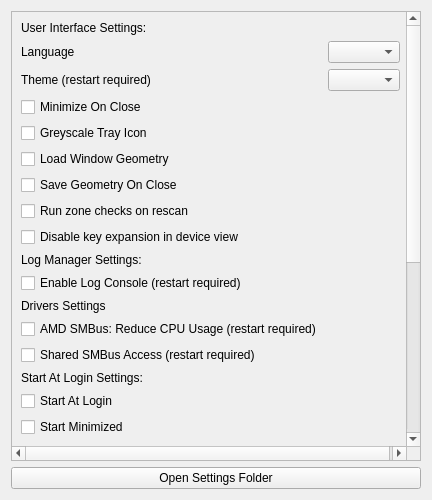
<?xml version="1.0" encoding="UTF-8"?>
<ui version="4.0">
 <class>OpenRGBSettingsPageUi</class>
 <widget class="QWidget" name="OpenRGBSettingsPageUi">
  <property name="geometry">
   <rect>
    <x>0</x>
    <y>0</y>
    <width>432</width>
    <height>500</height>
   </rect>
  </property>
  <property name="windowTitle">
   <string>Settings page</string>
  </property>
  <layout class="QGridLayout" name="gridLayout">
   <item row="1" column="1" colspan="6">
    <widget class="QPushButton" name="OpenSettingsFolderButton">
     <property name="text">
      <string>Open Settings Folder</string>
     </property>
    </widget>
   </item>
   <item row="0" column="1" colspan="6">
    <widget class="QScrollArea" name="scrollArea">
     <property name="widgetResizable">
      <bool>true</bool>
     </property>
     <widget class="QWidget" name="scrollAreaWidgetContents_2">
      <property name="geometry">
       <rect>
        <x>0</x>
        <y>0</y>
        <width>395</width>
        <height>654</height>
       </rect>
      </property>
      <layout class="QGridLayout" name="gridLayout_3">
       <item row="13" column="0">
        <widget class="QLabel" name="DriversSettingsLabel">
         <property name="text">
          <string>Drivers Settings</string>
         </property>
        </widget>
       </item>
       <item row="23" column="1">
        <widget class="QLineEdit" name="TextServerHost"/>
       </item>
       <item row="27" column="1">
        <widget class="QComboBox" name="ComboBoxAutoStartProfile"/>
       </item>
       <item row="24" column="0">
        <widget class="QCheckBox" name="CheckboxAutoStartSetServerPort">
         <property name="text">
          <string>Set Server Port</string>
         </property>
        </widget>
       </item>
       <item row="26" column="1">
        <widget class="QLineEdit" name="TextCustomArgs"/>
       </item>
       <item row="9" column="0">
        <widget class="QCheckBox" name="CheckboxRunZoneChecks">
         <property name="text">
          <string>Run zone checks on rescan</string>
         </property>
        </widget>
       </item>
       <item row="11" column="0">
        <widget class="QLabel" name="LogManagerSettingsLabel">
         <property name="text">
          <string>Log Manager Settings:</string>
         </property>
        </widget>
       </item>
       <item row="3" column="0">
        <widget class="QLabel" name="LabelLanguage">
         <property name="text">
          <string>Language</string>
         </property>
        </widget>
       </item>
       <item row="31" column="0">
        <widget class="QLabel" name="AutoStartStatusLabel">
         <property name="text">
          <string>Start at Login Status</string>
         </property>
        </widget>
       </item>
       <item row="4" column="0">
        <widget class="QLabel" name="ThemeLabel">
         <property name="text">
          <string>Theme (restart required)</string>
         </property>
        </widget>
       </item>
       <item row="25" column="1">
        <widget class="QLineEdit" name="TextClientHost"/>
       </item>
       <item row="30" column="0">
        <widget class="QCheckBox" name="CheckboxSetOnExit">
         <property name="text">
          <string>Set Profile on Exit</string>
         </property>
        </widget>
       </item>
       <item row="22" column="0">
        <widget class="QCheckBox" name="CheckboxAutoStartServer">
         <property name="text">
          <string>Start Server</string>
         </property>
        </widget>
       </item>
       <item row="24" column="1">
        <widget class="QLineEdit" name="TextServerPort">
         <property name="inputMask">
          <string>90000</string>
         </property>
         <property name="text">
          <string/>
         </property>
         <property name="placeholderText">
          <string/>
         </property>
        </widget>
       </item>
       <item row="25" column="0">
        <widget class="QCheckBox" name="CheckboxAutoStartClient">
         <property name="text">
          <string>Start Client</string>
         </property>
        </widget>
       </item>
       <item row="23" column="0">
        <widget class="QCheckBox" name="CheckboxAutoStartSetServerHost">
         <property name="text">
          <string>Set Server Host</string>
         </property>
        </widget>
       </item>
       <item row="32" column="0">
        <spacer name="verticalSpacer">
         <property name="orientation">
          <enum>Qt::Vertical</enum>
         </property>
         <property name="sizeType">
          <enum>QSizePolicy::MinimumExpanding</enum>
         </property>
         <property name="sizeHint" stdset="0">
          <size>
           <width>20</width>
           <height>40</height>
          </size>
         </property>
        </spacer>
       </item>
       <item row="17" column="0">
        <widget class="QCheckBox" name="CheckboxAutoStart">
         <property name="text">
          <string>Start At Login</string>
         </property>
        </widget>
       </item>
       <item row="15" column="0">
        <widget class="QCheckBox" name="CheckboxSharedSMBusAccess">
         <property name="text">
          <string>Shared SMBus Access (restart required)</string>
         </property>
        </widget>
       </item>
       <item row="30" column="1">
        <widget class="QComboBox" name="ComboBoxExitProfile"/>
       </item>
       <item row="3" column="1">
        <widget class="QComboBox" name="ComboBoxLanguage"/>
       </item>
       <item row="2" column="0">
        <widget class="QLabel" name="UserInterfaceSettingsLabel">
         <property name="text">
          <string>User Interface Settings:</string>
         </property>
        </widget>
       </item>
       <item row="8" column="0">
        <widget class="QCheckBox" name="CheckboxSaveGeometry">
         <property name="text">
          <string>Save Geometry On Close</string>
         </property>
        </widget>
       </item>
       <item row="26" column="0">
        <widget class="QCheckBox" name="CheckboxAutoStartCustom">
         <property name="text">
          <string>Custom Arguments</string>
         </property>
        </widget>
       </item>
       <item row="7" column="0">
        <widget class="QCheckBox" name="CheckboxLoadGeometry">
         <property name="text">
          <string>Load Window Geometry</string>
         </property>
        </widget>
       </item>
       <item row="12" column="0">
        <widget class="QCheckBox" name="CheckboxLogConsole">
         <property name="text">
          <string>Enable Log Console (restart required)</string>
         </property>
        </widget>
       </item>
       <item row="21" column="0">
        <widget class="QCheckBox" name="CheckboxAutoStartMinimized">
         <property name="text">
          <string>Start Minimized</string>
         </property>
        </widget>
       </item>
       <item row="16" column="0">
        <widget class="QLabel" name="AutoStartLabel">
         <property name="text">
          <string>Start At Login Settings:</string>
         </property>
        </widget>
       </item>
       <item row="5" column="0">
        <widget class="QCheckBox" name="CheckboxMinimizeOnClose">
         <property name="text">
          <string>Minimize On Close</string>
         </property>
        </widget>
       </item>
       <item row="4" column="1">
        <widget class="QComboBox" name="ComboBoxTheme"/>
       </item>
       <item row="6" column="0">
        <widget class="QCheckBox" name="CheckboxTrayIconGreyscale">
         <property name="text">
          <string>Greyscale Tray Icon</string>
         </property>
        </widget>
       </item>
       <item row="14" column="0">
        <widget class="QCheckBox" name="CheckboxAMDSMBusReduceCPU">
         <property name="text">
          <string>AMD SMBus: Reduce CPU Usage (restart required)</string>
         </property>
        </widget>
       </item>
       <item row="27" column="0">
        <widget class="QCheckBox" name="CheckboxAutoStartProfile">
         <property name="text">
          <string>Load Profile</string>
         </property>
        </widget>
       </item>
       <item row="10" column="0">
        <widget class="QCheckBox" name="CheckboxDisableKeyExpansion">
         <property name="text">
          <string>Disable key expansion in device view</string>
         </property>
        </widget>
       </item>
       <item row="28" column="0">
        <widget class="QCheckBox" name="CheckboxSetOnSuspend">
         <property name="text">
          <string>Set Profile on Suspend</string>
         </property>
        </widget>
       </item>
       <item row="28" column="1">
        <widget class="QComboBox" name="ComboBoxSuspendProfile"/>
       </item>
       <item row="29" column="0">
        <widget class="QCheckBox" name="CheckboxSetOnResume">
         <property name="text">
          <string>Set Profile on Resume</string>
         </property>
        </widget>
       </item>
       <item row="29" column="1">
        <widget class="QComboBox" name="ComboBoxResumeProfile"/>
       </item>
      </layout>
     </widget>
    </widget>
   </item>
  </layout>
 </widget>
 <resources/>
 <connections/>
</ui>
